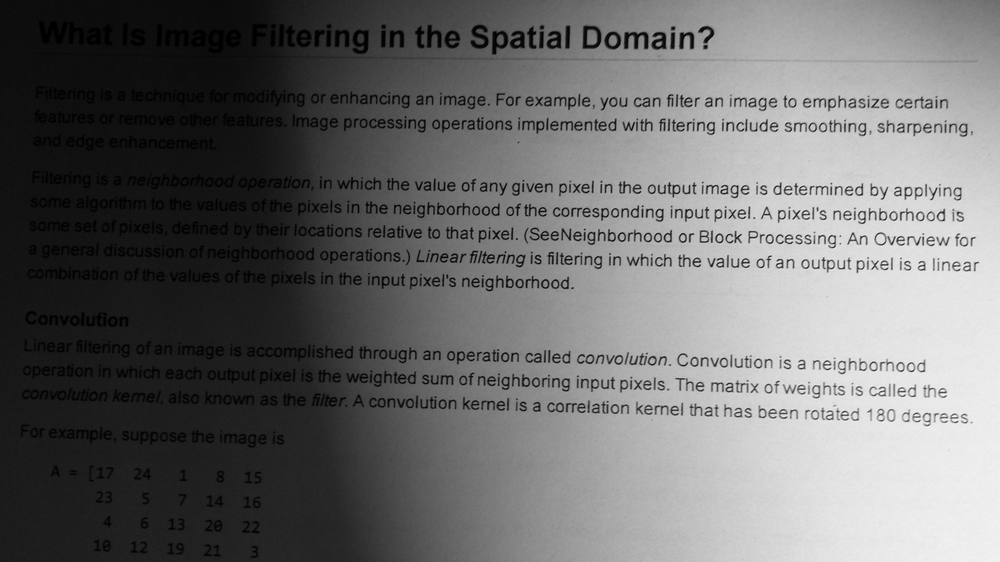
#> input picture Assets/image1.png, 1000 x 562 px, shrunk from 1596 x 897 before the run, found by its file name
$ python T_Fixed.py
#> lines starting #> are read from the running program, lines starting #| are printed output that depends on the picture; after the words box and inside, x2 and y2 are one past the last pixel; in counts of white or black regions, pixels touching at a corner belong together
import cv2
###  Read  Image ###
img1=cv2.imread('Assets/image1.png')
#> img1 is the input picture: shape (562, 1000, 3); min 0, max 253, mean 110.3
img2=cv2.imread('Assets/image2.jpg')
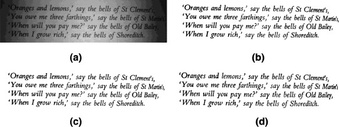
#> input picture Assets/image2.jpg, 339 x 127 px, shrunk from 541 x 203 before the run, found by its file name
#> img2 is the input picture: shape (127, 339, 3); min 0, max 255, mean 213
img3=cv2.imread('Assets/image3.png')
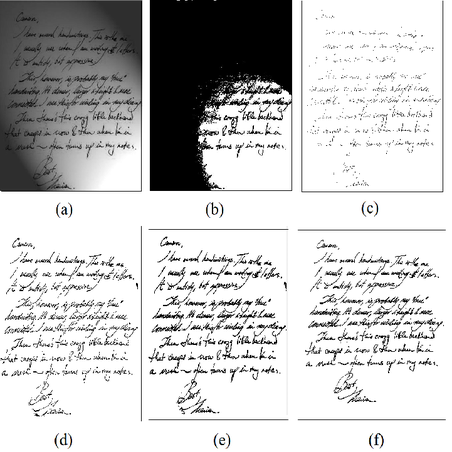
#> input picture Assets/image3.png, 452 x 452 px, shrunk from 721 x 722 before the run, found by its file name
#> img3 is the input picture: shape (452, 452, 3); mean B, G, R 200.1, 200.1, 200.1
### convert 2 gray ###
im_gray1=cv2.cvtColor(img1,cv2.COLOR_BGR2GRAY)
im_gray2=cv2.cvtColor(img2,cv2.COLOR_BGR2GRAY)
im_gray3=cv2.cvtColor(img3,cv2.COLOR_BGR2GRAY)
### T_Fixed Function ###
def T_Fixed(title,image):
#> called with title = 'image 1'
    row,column = image.shape[:]
#> row = 562; column = 1000
    for i in range(row-1):
        for j in range(column-1):
            if image[i,j] >= 128:
                image[i,j] = 255
            else:
                image[i,j] = 0
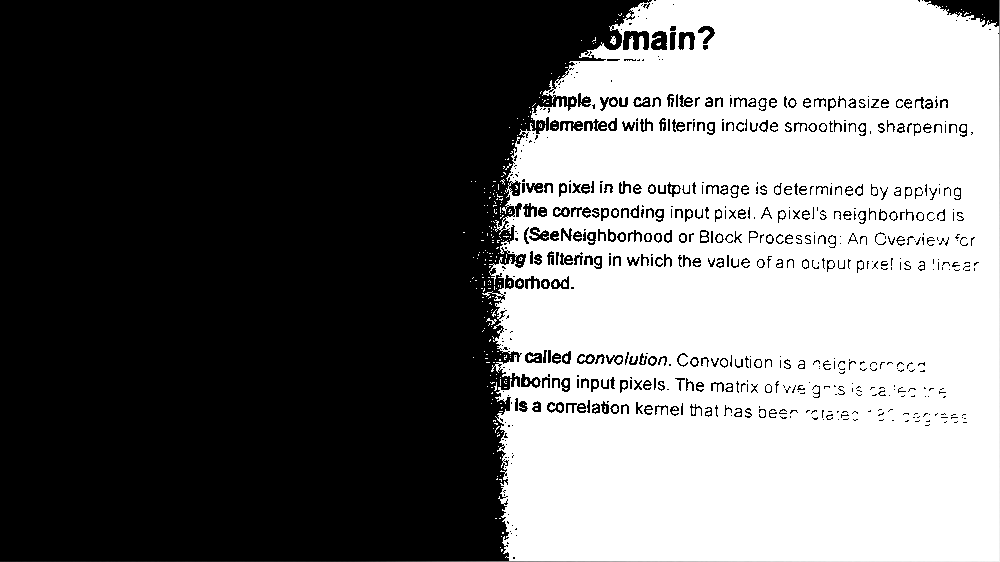
#> image: shape (562, 1000); min 0, max 255, mean 113.9
    cv2.imshow(title,image)
    cv2.waitKey(0)
###Run###
T_Fixed('image 1', im_gray1)
T_Fixed('image 2', im_gray2)
#> call 2 of T_Fixed, with title = 'image 2'
#> after the loop in T_Fixed (call 2), `for i in range(row-1):`:
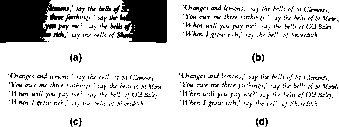
#> image: shape (127, 339); min 0, max 255, mean 215.9
T_Fixed('image 3', im_gray3)
#> call 3 of T_Fixed, with title = 'image 3'
#> after the loop in T_Fixed (call 3), `for i in range(row-1):`:
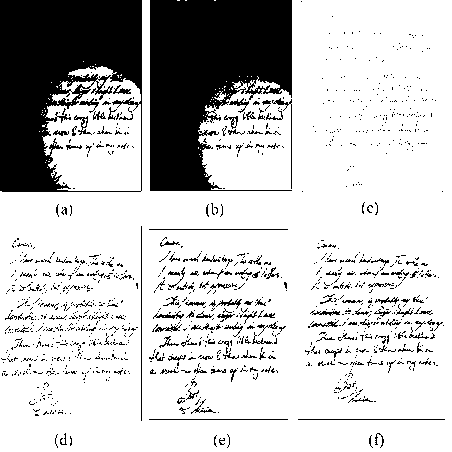
#> image: shape (452, 452); 77.5% white; 1243 black regions (1123 under 20 px), largest, box (x1, y1, x2, y2) and area: (150, 0, 292, 191) 18746, (0, 0, 142, 192) 17812, (141, 226, 142, 421) 195
